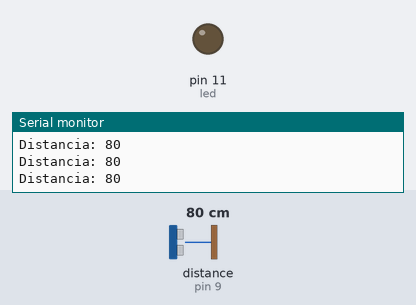
The sketch below on a simulated Arduino Uno, built with avr-gcc and run on an emulated ATmega328P. Parts: output pins drawn as LEDs (lit = HIGH), the last lines printed to the serial monitor. Wiring (inferred from the names in the program): ultrasonic range finder: trigger pin 10; echo pin 9. Dashed ring = blinking. Inputs (shaded band) come from the test bench; at power-on: distance to the obstacle (sensor on pin 9) 80 cm. The echo pulse lasts 58.3 µs per cm; pins used as bus, display or sensor lines are not drawn.

Above: at 1.2 s.
1.3 s: distance to the obstacle (sensor on pin 9) set to 55 cm
2.8 s: distance to the obstacle (sensor on pin 9) set to 45 cm
At 3.3 s:
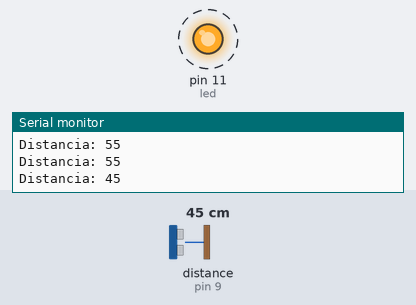
5.8 s: distance to the obstacle (sensor on pin 9) set to 60 cm
At 6.6 s:
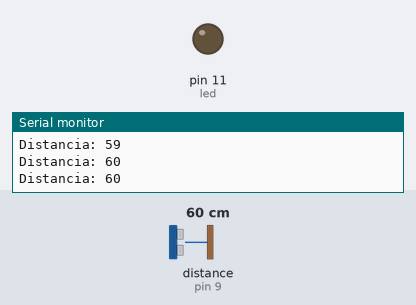
7.6 s: distance to the obstacle (sensor on pin 9) set to 47 cm
At 8.19 s:
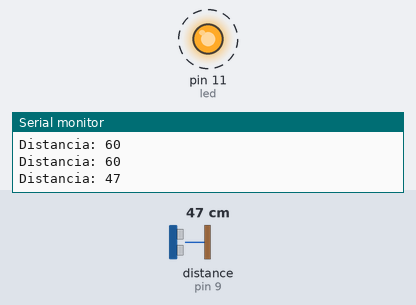
Timing chart, 0 to 11.6 s (numbered marks = the images above; inputs shaded):
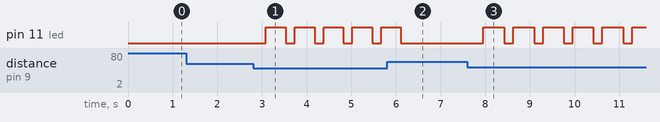

Measured:
- the behaviour switches between 51 and 50 cm on distance to the obstacle (sensor on pin 9) (found by bisection; images 0 and 1)
- after the input at 2.8 s, pin 11 (led): alternates HIGH for 0.44 s and LOW for 0.20 s, starting after 0.28 s
- after the input at 5.8 s, pin 11 (led): goes on until 6.1 s, then stays LOW
- after the input at 7.6 s, pin 11 (led): alternates HIGH for 0.46 s and LOW for 0.20 s, starting after 0.36 s

The sketch:

ULTRASONICO.ino
```cpp
int trig = 10;
int eco = 9;
int led = 11;
int duracion;
int distancia;

void setup() {

  pinMode(trig, OUTPUT);
  pinMode(eco, INPUT);
  pinMode(led, OUTPUT);
  Serial.begin(9600);
}

void loop() {

  digitalWrite(trig, HIGH);
  delay(1);
  digitalWrite(trig, LOW);
  duracion = pulseIn(eco, HIGH);
  distancia = (duracion / 58.2);
  Serial.print("Distancia: ");
  Serial.println(distancia);
  delay(200);

  if (distancia <= 50 && distancia >= 0) {
    digitalWrite(led, HIGH);
    delay(distancia * 10);
    digitalWrite(led, LOW);
  }


}
```
